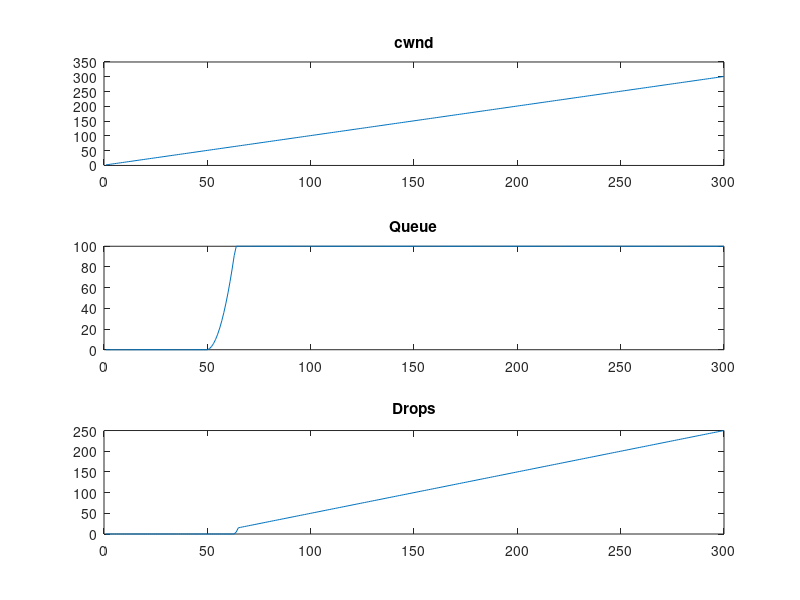

Reproduce this figure in MATLAB.
% TCP CONGESTION CONTROL LAB – STARTER CODE

clear; clc; close all;

T = 300;
mu = 50;
K = 100;

cwnd = 1;
q = 0;

cwnd_trace = zeros(1,T);
q_trace = zeros(1,T);
drop_trace = zeros(1,T);

for t = 1:T

    arrivals = max(cwnd,0);

    q = q + arrivals;

    served = min(q, mu);
    q = q - served;

    if q > K
        drops = q - K;
        q = K;
    else
        drops = 0;
    end

    loss_event = (drops > 0);

    % BASELINE (no congestion control)
    cwnd = cwnd + 1;

    cwnd = max(cwnd,1);
    cwnd_trace(t) = cwnd;
    q_trace(t) = q;
    drop_trace(t) = drops;

end

figure;
subplot(3,1,1); plot(cwnd_trace); title('cwnd');
subplot(3,1,2); plot(q_trace); title('Queue');
subplot(3,1,3); plot(drop_trace); title('Drops');
